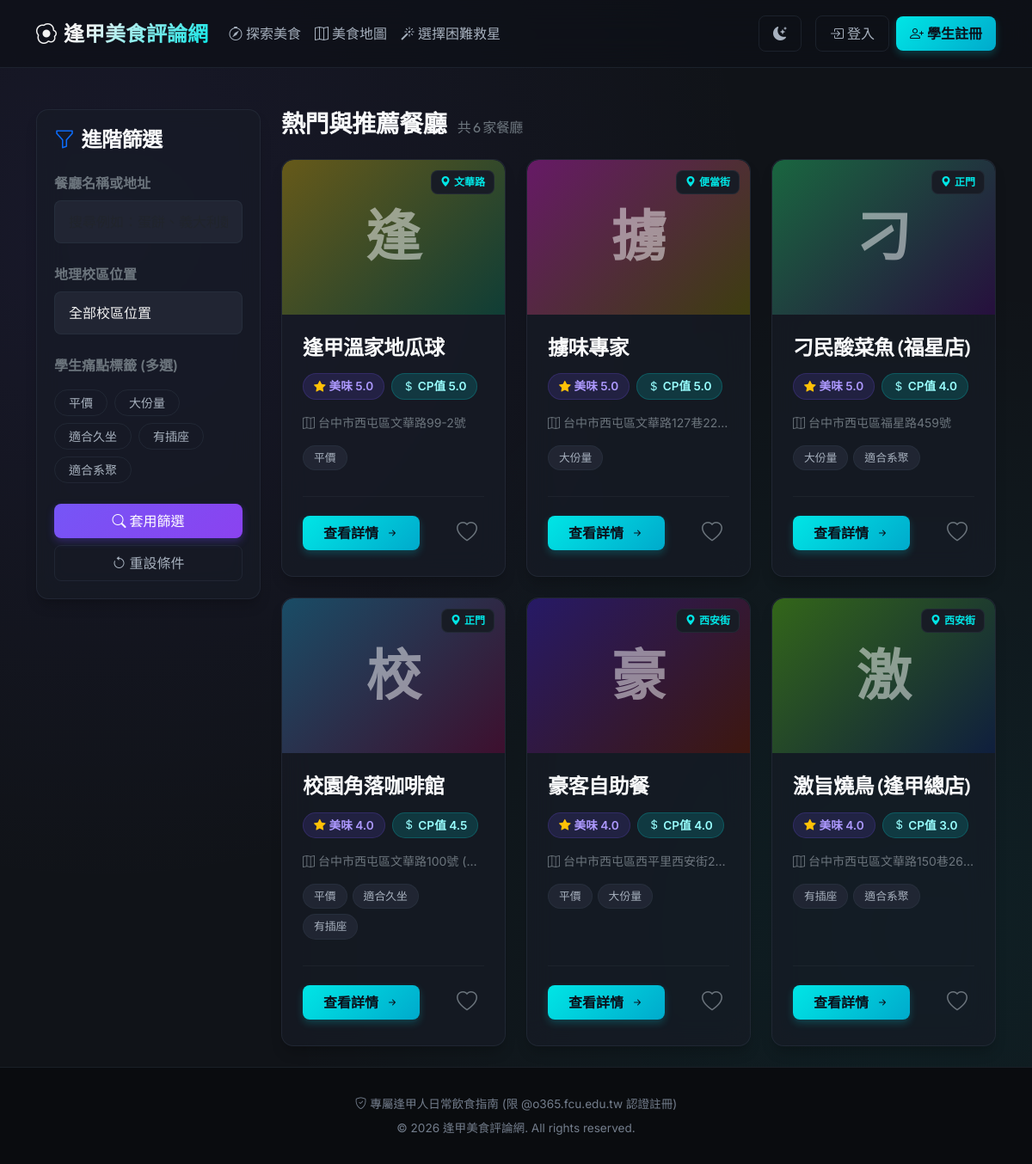
The page / on the database its author committed.
### app/models/restaurant.py (models this page shows, shortened)
class Tag(db.Model):
    __tablename__ = 'tags'
    id = db.Column(db.Integer, primary_key=True, autoincrement=True)
    name = db.Column(db.String(50), unique=True, nullable=False)
    @classmethod
    def get_all(cls):
        return cls.query.all()

class Restaurant(db.Model):
    __tablename__ = 'restaurants'
    id = db.Column(db.Integer, primary_key=True, autoincrement=True)
    name = db.Column(db.String(100), nullable=False, index=True)
    address = db.Column(db.String(200), nullable=False)
    phone = db.Column(db.String(20), nullable=True)
    opening_hours = db.Column(db.String(100), nullable=True)
    landmark = db.Column(db.String(50), nullable=False, index=True) # 如：正門、東門、西門、便當街
    avg_rating = db.Column(db.Float, nullable=False, default=0.0)    # 平均美味星等
    avg_cp = db.Column(db.Float, nullable=False, default=0.0)        # 平均 CP 值
    latitude = db.Column(db.Float, nullable=True)                    # 緯度
    longitude = db.Column(db.Float, nullable=True)                   # 經度
    created_at = db.Column(db.DateTime, nullable=False, default=datetime.utcnow)
    tags = db.relationship('Tag', secondary=restaurant_tags, backref=db.backref('restaurants', lazy='dynamic'))
    reviews = db.relationship('Review', backref='restaurant', lazy=True, cascade="all, delete-orphan")
    favorites = db.relationship('Favorite', backref='restaurant', lazy=True, cascade="all, delete-orphan")
    def delete(self):
        """刪除餐廳"""
        db.session.delete(self)
        db.session.commit()

### app/routes/restaurant.py (the view)
@restaurant_bp.route('/')
def index():
    restaurants = Restaurant.query.order_by(Restaurant.avg_rating.desc(), Restaurant.avg_cp.desc()).limit(6).all()
    all_tags = Tag.get_all()
    return render_template(
        'restaurant/list.html',
        restaurants=restaurants,
        landmarks=LANDMARKS,
        tags=all_tags,
        current_query='',
        current_landmark='',
        selected_tags=[]
    )

### app/templates/restaurant/list.html (shortened to what this page needs)
{% extends "base.html" %}
{% block content %}
<div class="row g-4">
    <div class="col-lg-3">
        <div class="glass-panel filter-section">
            <h4 class="mb-4 text-light"><i class="bi bi-funnel me-2 text-primary"></i>進階篩選</h4>
            <form action="{{ url_for('restaurant.list_restaurants') }}" method="GET" id="filter-form">
                <div class="mb-4">
                    <label for="query" class="form-label text-secondary fw-semibold">餐廳名稱或地址</label>
                    <div class="input-group">
                        <input type="text" class="form-control form-control-custom" id="query" name="query" value="{{ current_query }}" placeholder="搜尋例如：蛋餅、義大利麵...">
                    </div>
                </div>
                <div class="mb-4">
                    <label class="form-label text-secondary fw-semibold">地理校區位置</label>
                    <select class="form-select form-control-custom" name="landmark">
                        <option value="">全部校區位置</option>
                    </select>
                </div>
                <div class="mb-4">
                    <label class="form-label text-secondary fw-semibold">學生痛點標籤 (多選)</label>
                    <div class="d-flex flex-wrap gap-2 mt-2">
                        {% for tag in tags %}
                            <div class="tag-checkbox">
                                <label class="btn btn-sm btn-outline-custom rounded-pill px-3 py-1 text-nowrap {% if tag.name in selected_tags %}selected{% endif %}" for="tag-{{ tag.id }}">
                                    {{ tag.name }}
                                </label>
                            </div>
                        {% endfor %}
                    </div>
                </div>
                <div class="d-grid gap-2">
                    <button type="submit" class="btn btn-primary-custom py-2">
                        <i class="bi bi-search me-1"></i>套用篩選
                    </button>
                    <a href="{{ url_for('restaurant.list_restaurants') }}" class="btn btn-outline-custom py-2 text-center text-decoration-none">
                        <i class="bi bi-arrow-counterclockwise me-1"></i>重設條件
                    </a>
                </div>
            </form>
        </div>
    </div>
    <div class="col-lg-9">
        <div class="d-flex justify-content-between align-items-center mb-4">
            <h3 class="m-0 text-light fw-bold">
                {% if current_query or current_landmark or selected_tags %}
                    篩選結果
                {% else %}
                    熱門與推薦餐廳
                {% endif %}
                <span class="fs-6 text-secondary fw-normal ms-2">共 {{ restaurants|length }} 家餐廳</span>
            </h3>
        </div>
        {% if restaurants %}
            <div class="row row-cols-1 row-cols-md-2 row-cols-xl-3 g-4">
                {% for r in restaurants %}
                    <div class="col">
                        <div class="glass-panel restaurant-card h-100 d-flex flex-column">
                            <div class="restaurant-img-container">
                                <div class="w-100 h-100 d-flex align-items-center justify-content-center"
                                     style="background: linear-gradient(135deg, hsl({{ (r.id * 50) % 360 }}, 60%, 25%) 0%, hsl({{ (r.id * 50 + 120) % 360 }}, 60%, 15%) 100%);">
                                    <span class="display-3 fw-bold text-light opacity-50">{{ r.name[0] }}</span>
                                </div>
                                <span class="card-tag"><i class="bi bi-geo-alt-fill me-1"></i>{{ r.landmark }}</span>
                            </div>
                            <div class="card-body p-4 d-flex flex-column flex-grow-1">
                                <h4 class="card-title text-light mb-3 text-truncate">{{ r.name }}</h4>
                                <div class="d-flex gap-2 mb-3">
                                    <span class="rating-pill">
                                        <i class="bi bi-star-fill text-warning me-1"></i>美味 {{ r.avg_rating }}
                                    </span>
                                    <span class="cp-pill">
                                        <i class="bi bi-currency-dollar me-1"></i>CP值 {{ r.avg_cp }}
                                    </span>
                                </div>
                                <p class="text-secondary small mb-3 text-truncate">
                                    <i class="bi bi-map me-1"></i>{{ r.address }}
                                </p>
                                <div class="mb-4 flex-wrap d-flex">
                                    {% if r.tags %}
                                        {% for t in r.tags %}
                                            <span class="tag-badge">{{ t.name }}</span>
                                        {% endfor %}
                                    {% else %}
                                        <span class="text-muted small">暫無標籤</span>
                                    {% endif %}
                                </div>
                                <div class="mt-auto d-flex align-items-center justify-content-between pt-3 border-top border-secondary border-opacity-10">
                                    <a href="{{ url_for('restaurant.detail', id=r.id) }}" class="btn btn-accent-custom py-2 px-4">
                                        查看詳情 <i class="bi bi-arrow-right-short ms-1"></i>
                                    </a>
                                    {% if session.get('user_id') %}
                                        {% set is_fav = false %}
                                        <button class="btn btn-outline-custom btn-toggle-favorite border-0 px-2 py-2 fs-4"
                                                data-restaurant-id="{{ r.id }}"
                                                data-list-name="我的最愛"
                                                title="加入/取消收藏">
                                            {% set user_id = session.get('user_id') %}
                                            {% set is_user_fav = false %}
                                            {% for fav in r.favorites %}
                                                {% if fav.user_id == user_id %}
                                                    {% set is_user_fav = true %}
                                                {% endif %}
                                            {% endfor %}
                                            {% if is_user_fav %}
                                                <i class="bi bi-heart-fill text-danger"></i>
                                            {% else %}
                                                <i class="bi bi-heart text-secondary"></i>
                                            {% endif %}
                                        </button>
                                    {% else %}
                                        <a href="{{ url_for('auth.login') }}" class="btn btn-outline-custom border-0 px-2 py-2 fs-4" title="登入以收藏">
                                            <i class="bi bi-heart text-secondary"></i>
                                        </a>
                                    {% endif %}
                                </div>
                            </div>
                        </div>
                    </div>
                {% endfor %}
            </div>
        {% endif %}
    </div>
</div>
{% endblock %}

### app/templates/base.html (shortened to what this page needs)
<!DOCTYPE html>
<html lang="zh-TW">
<head>
    <link href="https://cdn.jsdelivr.net/npm/bootstrap@5.3.0/dist/css/bootstrap.min.css" rel="stylesheet">
    <link href="https://cdn.jsdelivr.net/npm/bootstrap-icons@1.10.0/font/bootstrap-icons.css" rel="stylesheet">
    <link href="{{ url_for('static', filename='css/style.css') }}" rel="stylesheet">
</head>
<body>
    <nav class="navbar navbar-expand-lg navbar-custom">
        <div class="container">
            <a class="navbar-brand navbar-brand-custom" href="{{ url_for('restaurant.index') }}">
                <i class="bi bi-egg-fried me-2"></i>逢甲美食評論網
            </a>
            <div class="collapse navbar-collapse" id="navbarNav">
                <ul class="navbar-nav me-auto">
                    <li class="nav-item">
                        <a class="nav-link nav-link-custom {% if request.endpoint == 'restaurant.list_restaurants' %}active{% endif %}" href="{{ url_for('restaurant.list_restaurants') }}">
                            <i class="bi bi-compass me-1"></i>探索美食
                        </a>
                    </li>
                    <li class="nav-item">
                        <a class="nav-link nav-link-custom {% if request.endpoint == 'restaurant.food_map' %}active{% endif %}" href="{{ url_for('restaurant.food_map') }}">
                            <i class="bi bi-map me-1"></i>美食地圖
                        </a>
                    </li>
                    <li class="nav-item">
                        <a class="nav-link nav-link-custom {% if request.endpoint == 'restaurant.savior' %}active{% endif %}" href="{{ url_for('restaurant.savior') }}">
                            <i class="bi bi-magic me-1"></i>選擇困難救星
                        </a>
                    </li>
                </ul>
                <div class="d-flex align-items-center">
                    <button id="theme-toggle" class="btn btn-outline-custom me-3 py-2 px-3" aria-label="切換主題" type="button">
                        <i class="bi bi-moon-stars-fill" id="theme-toggle-icon"></i>
                    </button>
                    {% if session.get('user_id') %}
                        <span class="text-secondary me-3">
                            <i class="bi bi-person-circle me-1 text-primary"></i>Hello, <strong class="text-light">{{ session.get('username') }}</strong>
                        </span>
                        <form action="{{ url_for('auth.logout') }}" method="POST" class="m-0">
                            <button type="submit" class="btn btn-outline-custom py-2 px-3">
                                <i class="bi bi-box-arrow-right me-1"></i>登出
                            </button>
                        </form>
                    {% else %}
                        <a href="{{ url_for('auth.login') }}" class="btn btn-outline-custom me-2 py-2 px-3">
                            <i class="bi bi-box-arrow-in-right me-1"></i>登入
                        </a>
                        <a href="{{ url_for('auth.register') }}" class="btn btn-accent-custom py-2 px-3">
                            <i class="bi bi-person-plus me-1"></i>學生註冊
                        </a>
                    {% endif %}
                </div>
            </div>
        </div>
    </nav>
    <main class="container my-4 flex-grow-1">
        {% block content %}{% endblock %}
    </main>
    <footer class="footer-custom text-center">
        <div class="container">
            <p class="mb-2"><i class="bi bi-shield-check text-accent me-1"></i>專屬逢甲人日常飲食指南 (限 @o365.fcu.edu.tw 認證註冊)</p>
            <p class="m-0">&copy; 2026 逢甲美食評論網. All rights reserved.</p>
        </div>
    </footer>
</body>
</html>

### rows shown on the page
Tag: name "平價"
Tag: name "大份量"
Tag: name "適合久坐"
Tag: name "有插座"
Tag: name "適合系聚"
Restaurant: name "逢", landmark "文華路", name "逢甲溫家地瓜球", avg_rating "5.0", avg_cp "5.0", address "台中市西屯區文華路99-2號"
Restaurant: name "擄", landmark "便當街", name "擄味專家", avg_rating "5.0", avg_cp "5.0", address "台中市西屯區文華路127巷22號"
Restaurant: name "刁", landmark "正門", name "刁民酸菜魚 (福星店)", avg_rating "5.0", avg_cp "4.0", address "台中市西屯區福星路459號"
Restaurant: name "校", landmark "正門", name "校園角落咖啡館", avg_rating "4.0", avg_cp "4.5", address "台中市西屯區文華路100號 (…"
Restaurant: name "豪", landmark "西安街", name "豪客自助餐", avg_rating "4.0", avg_cp "4.0", address "台中市西屯區西平里西安街2…"
Restaurant: name "激", landmark "西安街", name "激旨燒鳥 (逢甲總店)", avg_rating "4.0", avg_cp "3.0", address "台中市西屯區文華路150巷26號"

### other values the page prints
{{ restaurants|length }} "6"
